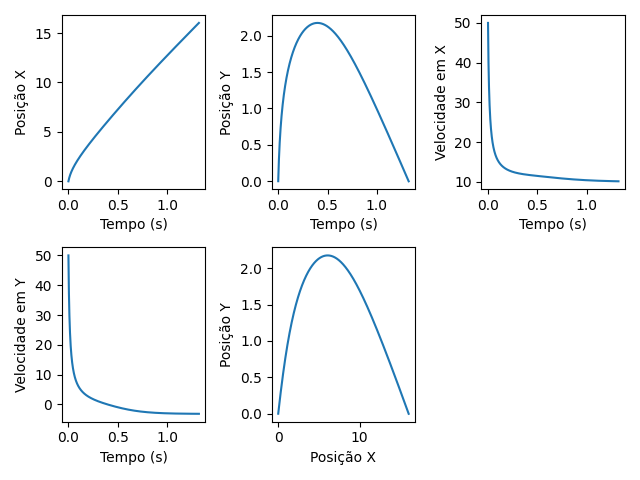

The Python source for this figure:
import numpy as np
import matplotlib.pyplot as plt
plt.rcParams.update({'figure.autolayout': True})

c = 1
m = 1
g = 10
delt = 0.001

v_wind = np.array([10, 0], dtype='float64')
v_bullet = np.array([50, 50], dtype='float64')
r0 = np.array([0, 0], dtype='float64')


def f(X):
    v_r = X[2:] - v_wind
    mod_vr = (v_r**2).sum()**0.5
    return np.array([X[2], X[3], -c * mod_vr * v_r[0] / m, -c * mod_vr * v_r[1] / m - g])


t = 0
X = np.concatenate([r0, v_bullet])
trajectory = np.concatenate([[t], X])
while X[1] >= 0:
    X += f(X)*delt
    t += delt
    trajectory = np.vstack([trajectory, np.concatenate([[t], X])])


t = trajectory[:, 0]
x = trajectory[:, 1]
y = trajectory[:, 2]
v_x = trajectory[:, 3]
v_y = trajectory[:, 4]

plt.subplot(2, 3, 1)
plt.plot(t, x)
plt.xlabel('Tempo (s)')
plt.ylabel('Posição X')

plt.subplot(2, 3, 2)
plt.plot(t, y)
plt.xlabel('Tempo (s)')
plt.ylabel('Posição Y')

plt.subplot(2, 3, 3)
plt.plot(t, v_x)
plt.xlabel('Tempo (s)')
plt.ylabel('Velocidade em X')

plt.subplot(2, 3, 4)
plt.plot(t, v_y)
plt.xlabel('Tempo (s)')
plt.ylabel('Velocidade em Y')

plt.subplot(2, 3, 5)
plt.plot(x, y)
plt.xlabel('Posição X')
plt.ylabel('Posição Y')

plt.savefig("bullet_launch/bullet_launch.png")

plt.show()
